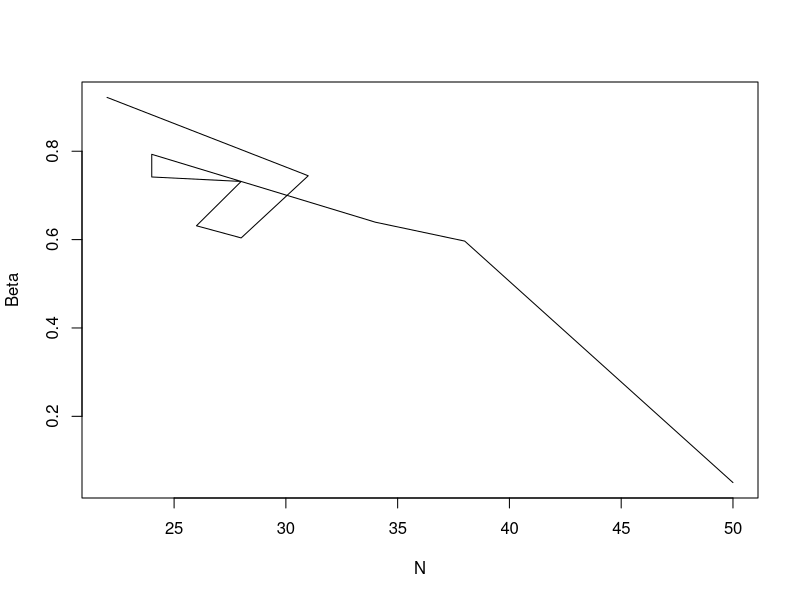

Here is the R script that generated this plot:
Sample <- 10

N<-rep(0,Sample)
Beta<-rep(0,Sample)
N[1] <- 50
Beta[1] <- 0.05

for (i in 2:Sample){
  N[i] <- rpois(1,25*(1-Beta[i-1])) + 20
  Beta[i] <- rbeta(1,21,N[i]-20+1)
}


plot(N,Beta,type='l')
quantile(Beta[-c(1:1000)],c(0.05,0.95))

sum(N==20)/Sample



